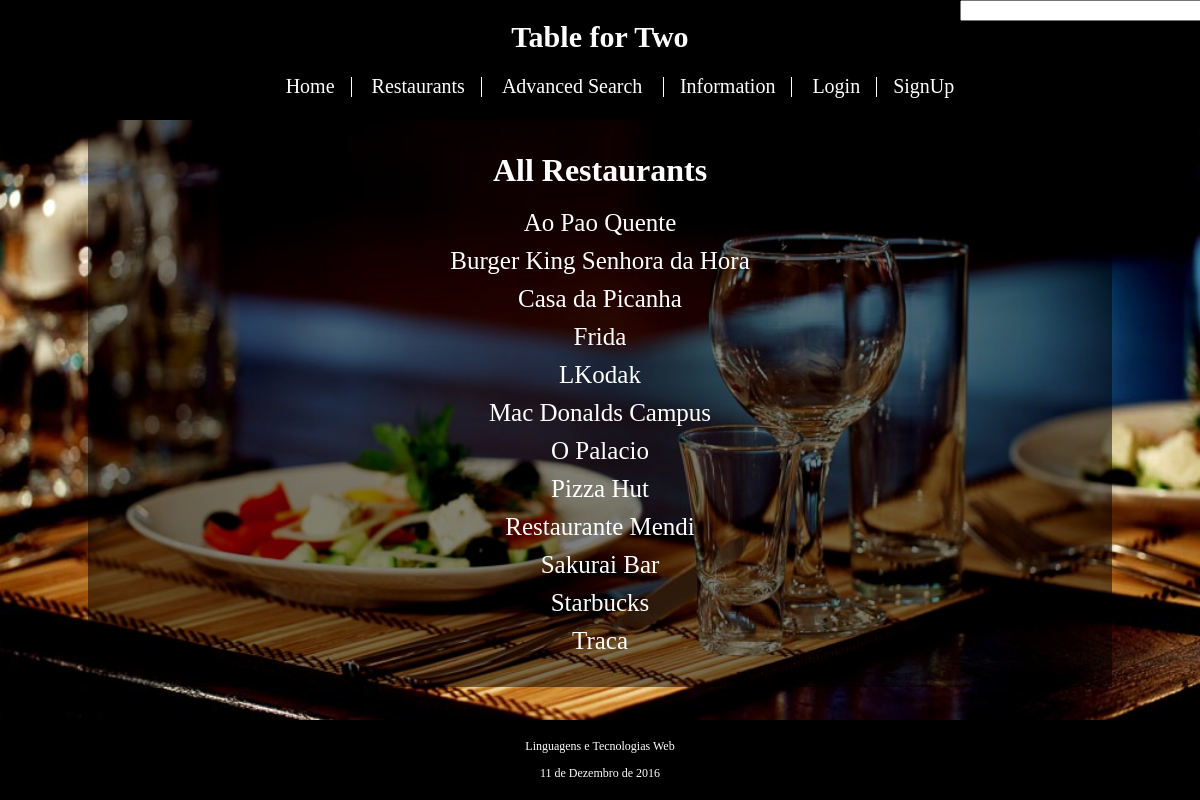
The page /restaurants.php on the database its author committed.
### tables this page shows
CREATE TABLE Restaurant (
	id_restaurant INTEGER PRIMARY KEY AUTOINCREMENT,
	id_owner INTEGER REFERENCES Account(id_account),
	--id_functionTime INTEGER REFERENCES FunctionTime(id_functionTime),
	name VARCHAR NOT NULL,
	address VARCHAR NOT NULL,
	avg_price INTEGER NOT NULL,
	description VARCHAR,
	stars REAL,
	open_time VARCHAR NOT NULL,
	close_time VARCHAR NOT NULL,
	monday BOOLEAN NOT NULL,
	tuesday BOOLEAN NOT NULL,
	wednesday BOOLEAN NOT NULL,
	thursday BOOLEAN NOT NULL,
	friday BOOLEAN NOT NULL,
	saturday BOOLEAN NOT NULL,
	sunday BOOLEAN NOT NULL
);

### restaurants.php (called while the page is built, shortened)
<?php
  include_once getcwd() . "/database/connection.php";
  include_once getcwd() . "/database/restaurant.php";
  include ('templates/header.php');
  include ('templates/all_restaurants.php');
  include ('templates/footer.php');
?>

### database/restaurant.php (called while the page is built, shortened)
<?php
	function getAllRestaurant($db){
		$stmt = $db->prepare('SELECT * FROM Restaurant ORDER BY name ASC');
		$stmt->execute();
		$result = $stmt->fetchAll();
		return $result;
	}
 ?>

### templates/all_restaurants.php (the view)
<div id="content">
	<h1 class="title"> All Restaurants </h1>
	<div class="display_big_center">
		<?php
			$result = getAllRestaurant
			($db);
			foreach( $result as $row) {
				echo '<a href="restaurant_item.php?id=' . $row['id_restaurant'] . '">' . $row['name']  .  '</a>';
			 }
		?>
	</div>
</div>

### css/site.css (style rules this page uses)
html { position:relative; }
body { background-image: url(images/background.jpg); background-position: 0%; background-size: 100%; background-attachment: fixed; font-family: times, serif; margin: 0px auto; display : block; }
#content { width: 1000px; margin: 0px auto; display: none; background-color: rgba(0,0,0,0.5); color: #ffffff; padding: 1%; margin-bottom: 100px; }
#content > * { display:block; margin:20px; }
.display_big_center > * { font-size: 25px; margin: 10px; display:block; text-align: center; color: white; text-decoration: none; }
.title { text-align: center; }

### rows shown on the page
restaurant: name "Ao Pao Quente"
restaurant: name "Burger King Senhora da Hora"
restaurant: name "Casa da Picanha"
restaurant: name "Frida"
restaurant: name "LKodak"
restaurant: name "Mac Donalds Campus"
restaurant: name "O Palacio"
restaurant: name "Pizza Hut"
restaurant: name "Restaurante Mendi"
restaurant: name "Sakurai Bar"
restaurant: name "Starbucks"
restaurant: name "Traca"
